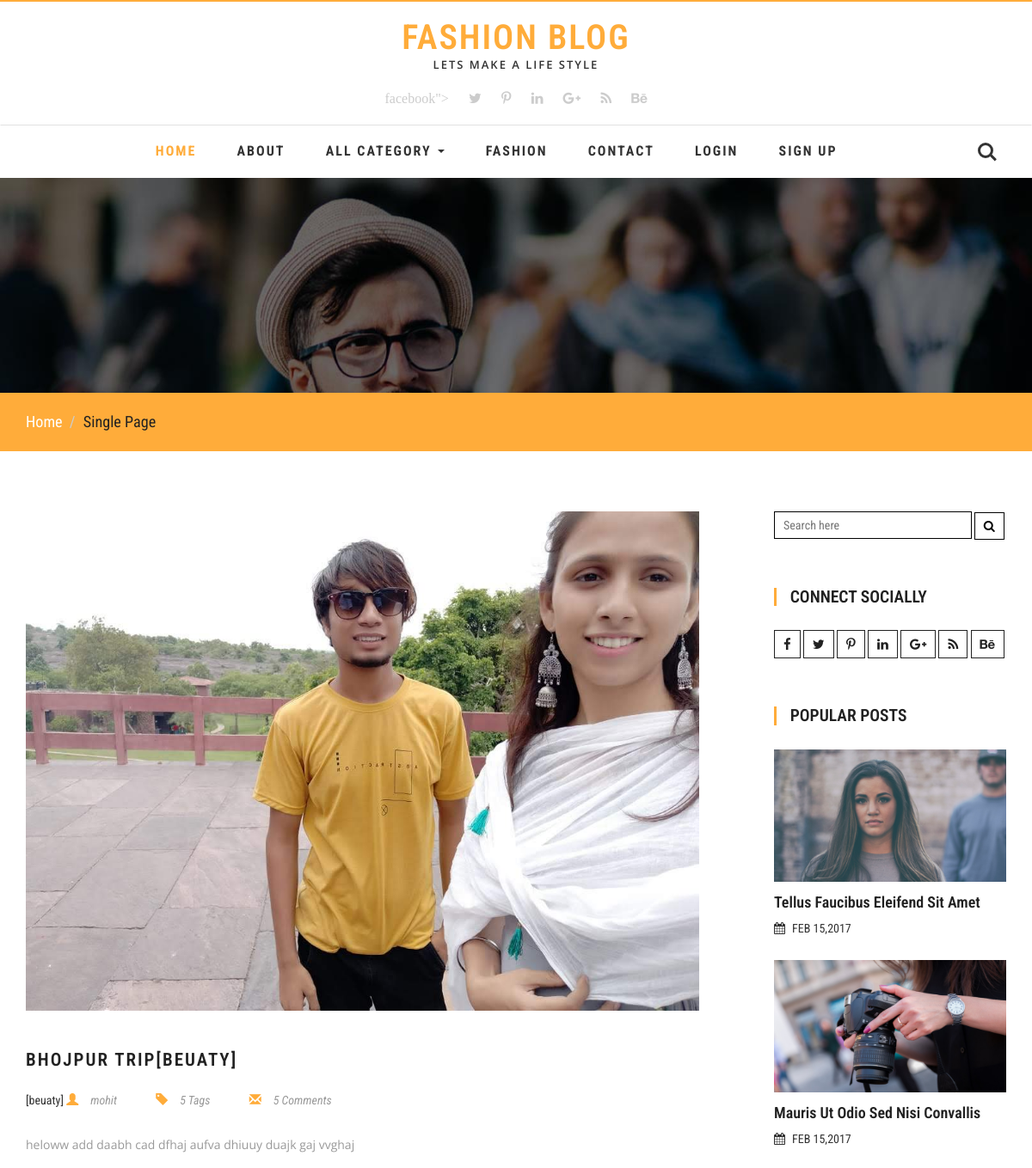
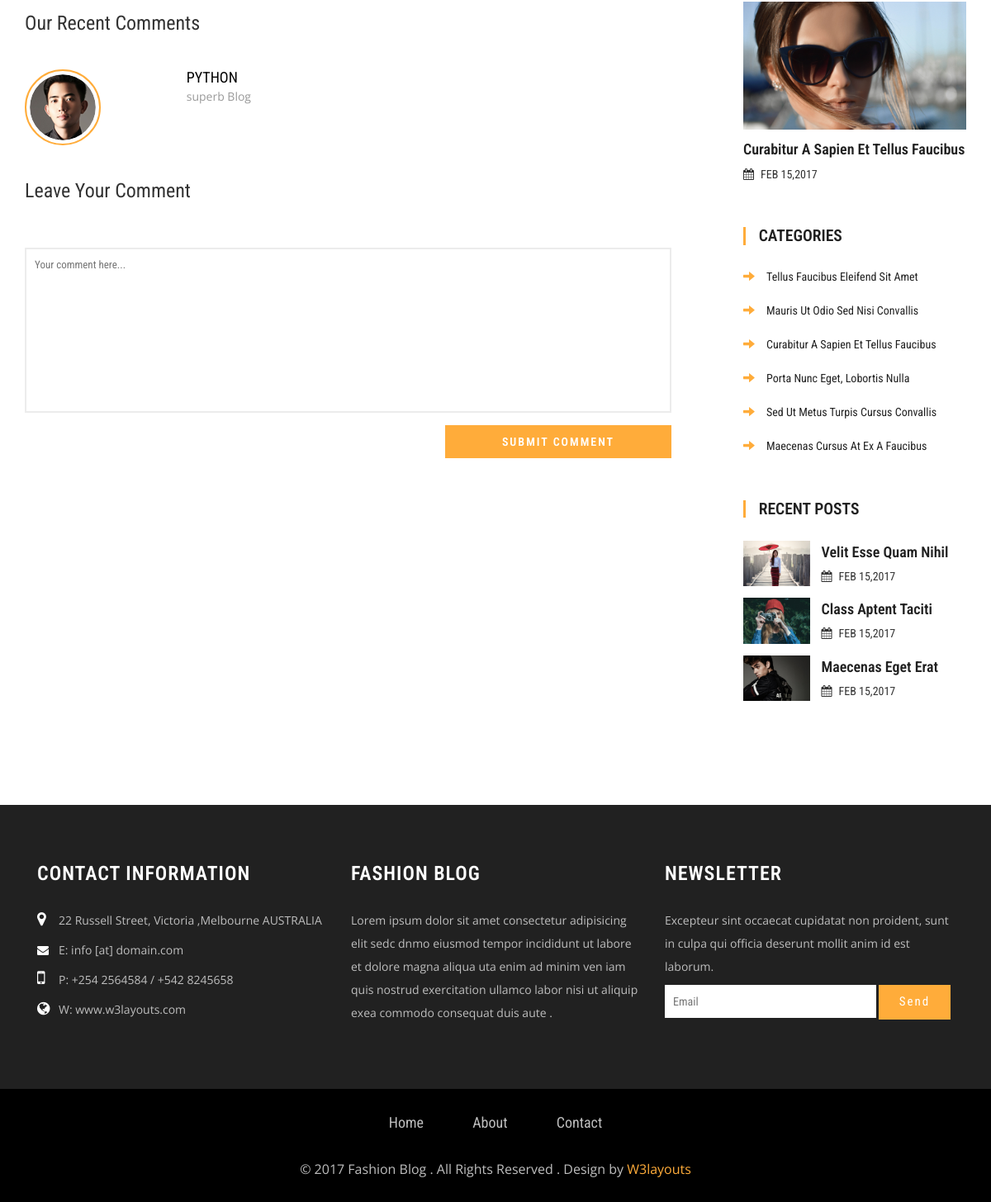
The page /blogdetail/1/ on the database its author committed (2 pictures, top to bottom).
### Blog/models.py (models this page shows, shortened)
class Post(models.Model):
    category=models.ForeignKey(Category,on_delete=models.CASCADE,null=True)
    User=models.ForeignKey(User,on_delete=models.CASCADE,null=True)
    title=models.CharField(max_length=100,null=True)
    subtitle=models.CharField(max_length=50,null=True)
    image=models.FileField(null=True)
    date=models.DateField(null=True)
    discription = models.CharField(max_length=400,null=True)

class Category(models.Model):
    name = models.CharField(max_length=100,null=True)
    def __str__(self):
        return self.name

class Comment(models.Model):
    user = models.ForeignKey(User, on_delete=models.CASCADE, null=True)
    post = models.ForeignKey(Post,on_delete=models.CASCADE, null=True)
    comment = models.TextField(null=True)

### Blog/views.py (the view)
# urls.py: url(r'^blogdetail/(?P<bid>[0-9]+)/$',blogdetail,name='blogdetail'),
def blogdetail(request,bid):
    blog_deatail = Post.objects.get(id = bid)
    d = {'all_cat': all_cat(),'detail':blog_deatail}
    return render(request,'singlepage.html',d)

### Blog/views.py (called while the page is built)
def all_cat():
    all_cat = Category.objects.all()
    return all_cat

### Blog/templates/singlepage.html (shortened to what this page needs)
{% extends 'base.html' %}
{% load static %}
{% block body %}
	<div class="agile-banner">
	</div>
	<div class="breadcrumbs">
		<div class="container">
			<ol class="breadcrumb breadcrumb1 animated wow slideInLeft" data-wow-delay=".5s">
				<li><a href="index.html">Home</a></li>
				<li class="active">Single Page</li>
			</ol>
		</div>
	</div>
	<div class="container">
		<div class="banner-btm-agile">
			<div class="col-md-9 btm-wthree-left">
				<div class="single-left">
				<div class="single-left1">
					<img src="{{ detail.image.url }}" alt=" " class="img-responsive" />
					<h3>{{ detail.title }}[{{detail.category.name}}]</h3>
					<ul>
						[{{detail.category}}]
						<li><span class="glyphicon glyphicon-user" aria-hidden="true"></span><a href="#">{{detail.User.username}}</a></li>
						<li><span class="glyphicon glyphicon-tag" aria-hidden="true"></span><a href="#">5 Tags</a></li>
						<li><span class="glyphicon glyphicon-envelope" aria-hidden="true"></span><a href="#">5 Comments</a></li>
					</ul>
					<p>{{detail.discription}}</p>
				</div>
				<div class="comments">
					<h3>Our Recent Comments</h3>
					<div class="comments-grids">
						{% for i in detail.comment_set.all %}
						<div class="comments-grid">
							<div class="comments-grid-left">
								<img src="{% static 'images/3.png' %}" alt=" " class="img-responsive" />
							</div>
							<div class="comments-grid-right">
								<h4><a href="#">{{i.user.username}}</a></h4>
								<p>{{i.comment}}</p>
							</div>
							{% endfor %}
							<div class="clearfix"> </div>
						</div>
					</div>
				</div>
				<div class="leave-coment-form">
					<h3>Leave Your Comment</h3>
					<form action="{% url 'blogcooment' detail.id %}" method="post">
						<textarea name="Message" placeholder="Your comment here..." required="" ></textarea>
						<div class="w3_single_submit">
							<input type="submit" value="Submit Comment" >
						</div>
					</form>
				</div>
			</div>
			</div>
			<div class="col-md-3 w3agile_blog_left">
				<div class="wthreesearch">
							<form action="#" method="post">
								<input type="search" name="Search" placeholder="Search here" required="">
								<button type="submit" class="btn btn-default search" aria-label="Left Align">
									<i class="fa fa-search" aria-hidden="true"></i>
								</button>
							</form>
				</div>
				<div class="agileinfo_calender">
				<h3>CONNECT SOCIALLY</h3>
				<div class="w3ls-social-icons-1">
					<a class="facebook" href="#"><i class="fa fa-facebook"></i></a>
					<a class="twitter" href="#"><i class="fa fa-twitter"></i></a>
					<a class="pinterest" href="#"><i class="fa fa-pinterest-p"></i></a>
					<a class="linkedin" href="#"><i class="fa fa-linkedin"></i></a>
					<a class="linkedin" href="#"><i class="fa fa-google-plus"></i></a>
					<a class="linkedin" href="#"><i class="fa fa-rss"></i></a>
					<a class="linkedin" href="#"><i class="fa fa-behance"></i></a>
				</div>
				</div>
				<div class="w3ls_popular_posts">
					<h3>Popular Posts</h3>
					<div class="agileits_popular_posts_grid">
						<div class="w3agile_special_deals_grid_left_grid">
							<a href="singlepage.html"><img src="{% static 'images/p1.jpg' %}" class="img-responsive" alt="" /></a>
						</div>
						<h4><a href="singlepage.html">Tellus Faucibus Eleifend Sit Amet</a></h4>
						<h5><i class="fa fa-calendar" aria-hidden="true"></i>FEB 15,2017</h5>
					</div>
					<div class="agileits_popular_posts_grid">
						<div class="w3agile_special_deals_grid_left_grid">
								<a href="singlepage.html"><img src="{% static 'images/p2.jpg' %}" class="img-responsive" alt="" /></a>
							</div>
						<h4><a href="singlepage.html">Mauris Ut Odio Sed Nisi Convallis</a></h4>
						<h5><i class="fa fa-calendar" aria-hidden="true"></i>FEB 15,2017</h5>
					</div>
					<div class="agileits_popular_posts_grid">
						<div class="w3agile_special_deals_grid_left_grid">
								<a href="singlepage.html"><img src="{% static 'images/p3.jpg' %}" class="img-responsive" alt="" /></a>
						</div>
						<h4><a href="singlepage.html">Curabitur A Sapien Et Tellus Faucibus</a></h4>
						<h5><i class="fa fa-calendar" aria-hidden="true"></i>FEB 15,2017</h5>
					</div>
				</div>
				<div class="w3l_categories">
					<h3>Categories</h3>
					<ul>
						<li><a href="singlepage.html"><span class="glyphicon glyphicon-arrow-right" aria-hidden="true"></span>tellus faucibus eleifend sit amet</a></li>
						<li><a href="singlepage.html"><span class="glyphicon glyphicon-arrow-right" aria-hidden="true"></span>Mauris ut odio sed nisi convallis</a></li>
						<li><a href="singlepage.html"><span class="glyphicon glyphicon-arrow-right" aria-hidden="true"></span>Curabitur a sapien et tellus faucibus</a></li>
						<li><a href="singlepage.html"><span class="glyphicon glyphicon-arrow-right" aria-hidden="true"></span>porta nunc eget, lobortis nulla</a></li>
						<li><a href="singlepage.html"><span class="glyphicon glyphicon-arrow-right" aria-hidden="true"></span>Sed ut metus turpis cursus convallis</a></li>
						<li><a href="singlepage.html"><span class="glyphicon glyphicon-arrow-right" aria-hidden="true"></span>Maecenas cursus at ex a faucibus</a></li>
					</ul>
				</div>
			<div class="w3ls_recent_posts">
					<h3>Recent Posts</h3>
					<div class="agileits_recent_posts_grid">
						<div class="agileits_recent_posts_gridl">
							<div class="w3agile_special_deals_grid_left_grid">
									<a href="singlepage.html"><img src="{% static 'images/r1.jpg' %}" class="img-responsive" alt="" /></a>
								</div>
						</div>
						<div class="agileits_recent_posts_gridr">
							<h4><a href="singlepage.html">velit esse quam nihil</a></h4>
							<h5><i class="fa fa-calendar" aria-hidden="true"></i>FEB 15,2017</h5>
						</div>
						<div class="clearfix"> </div>
					</div>
					<div class="agileits_recent_posts_grid">
						<div class="agileits_recent_posts_gridl">
							<div class="w3agile_special_deals_grid_left_grid">
									<a href="singlepage.html"><img src="{% static 'images/r2.jpg' %}" class="img-responsive" alt="" /></a>
								</div>
						</div>
						<div class="agileits_recent_posts_gridr">
							<h4><a href="singlepage.html">Class aptent taciti </a></h4>
							<h5><i class="fa fa-calendar" aria-hidden="true"></i>FEB 15,2017</h5>
						</div>
						<div class="clearfix"> </div>
					</div>
					<div class="agileits_recent_posts_grid">
						<div class="agileits_recent_posts_gridl">
							<div class="w3agile_special_deals_grid_left_grid">
									<a href="singlepage.html"><img src="{% static 'images/r3.jpg' %}" class="img-responsive" alt="" /></a>
								</div>
						</div>
						<div class="agileits_recent_posts_gridr">
							<h4><a href="singlepage.html">Maecenas eget erat </a></h4>
							<h5><i class="fa fa-calendar" aria-hidden="true"></i>FEB 15,2017</h5>
						</div>
						<div class="clearfix"> </div>
					</div>
				</div>
			</div>
			<div class="clearfix"></div>
		</div>
	</div>
{% endblock %}

### Blog/templates/base.html (shortened to what this page needs)
<!DOCTYPE html>
<html lang="en">
<head>
	{% load static %}
<link href="{% static 'css/font-awesome.min.css' %}" rel="stylesheet" type="text/css" media="all" />
<link href="{% static 'css/bootstrap.min.css' %}" rel="stylesheet" type="text/css" media="all" />
<link href="{% static 'css/style.css' %}" rel="stylesheet" type="text/css" media="all" />
<link rel="stylesheet" href="{% static 'css/flexslider.css' %}" type="text/css" media="screen" property="" />
<link href="{% static 'css/skdslider.css' %}" rel="stylesheet">
</head>
<body>
	<header>
		<div class="w3layouts-top-strip">
			<div class="container">
				<div class="logo">
					<h1><a href="index.html">Fashion Blog</a></h1>
					<p>lets make a Life style</p>
				</div>
				<div class="w3ls-social-icons">
					<a class="facebook" href="#"> <i class="fa fa-pan>
					<span class="icon-bar"></span>
					facebook"></i></a>
					<a class="twitter" href="#"><i class="fa fa-twitter"></i></a>
					<a class="pinterest" href="#"><i class="fa fa-pinterest-p"></i></a>
					<a class="linkedin" href="#"><i class="fa fa-linkedin"></i></a>
					<a class="linkedin" href="#"><i class="fa fa-google-plus"></i></a>
					<a class="linkedin" href="#"><i class="fa fa-rss"></i></a>
					<a class="linkedin" href="#"><i class="fa fa-behance"></i></a>
				</div>
			</div>
		</div>
			<nav class="navbar navbar-default">
			  <div class="container">
				<div class="collapse navbar-collapse" id="bs-example-navbar-collapse-1">
				  <ul class="nav navbar-nav">
					<li><a class="active" href="{% url 'home' %}">Home</a></li>
					<li><a href="{% url 'about' %}">About</a></li>
					<li class="dropdown">
					  <a href="#" class="dropdown-toggle" data-toggle="dropdown" role="button" aria-haspopup="true" aria-expanded="false">All Category <span class="caret"></span></a>
					</li>
					  <li><a href="{% url 'fashion' %}">Fashion</a></li>
					<li><a href="{% url 'contact' %}">Contact</a></li>
					<li><a href="{% url 'Login' %}">Login</a></li>
					  {% if not request.user.is_authenticated %}
					<li><a href="{% url 'singup' %}">Sign Up</a></li>
                      {% else %}
                        <li><a href="{% url 'logout' %}">Logout</a></li>
                      <li><a href="{% url 'addpost' %}"> add post</a></li>
                      {% endif %}
				  </ul>
				</div>
				<div class="w3_agile_login">
							<div class="cd-main-header">
								<a class="cd-search-trigger" href="#cd-search"> <span></span></a>
							</div>
						</div>
						<div class="clearfix"> </div>
			  </div>
			</nav>
	</header>
 {% block body %}
 {% endblock %}
	<div class="footer-agile-info">
		<div class="container">
			<div class="col-md-4 w3layouts-footer">
				<h3>Contact Information</h3>
					<p><span><i class="fa fa-map-marker" aria-hidden="true"></i></span>22 Russell Street, Victoria ,Melbourne AUSTRALIA </p>
					<p><span><i class="fa fa-envelope" aria-hidden="true"></i></span><a href="#">E: info [at] domain.com</a> </p>
					<p><span><i class="fa fa-mobile" aria-hidden="true"></i></span>P: +254 2564584 / +542 8245658 </p>
					<p><span><i class="fa fa-globe" aria-hidden="true"></i></span><a href="#">W: www.w3layouts.com</a></p>
			</div>
			<div class="col-md-4 wthree-footer">
				<h2>Fashion Blog</h2>
				<p>Lorem ipsum dolor sit amet consectetur adipisicing elit sedc dnmo eiusmod tempor incididunt ut labore et dolore magna aliqua uta enim ad minim ven iam quis nostrud exercitation ullamco labor nisi ut aliquip exea commodo consequat duis aute .</p>
			</div>
			<div class="col-md-4 w3-agile">
				<h3>Newsletter</h3>
				<p>Excepteur sint occaecat cupidatat non proident, sunt in culpa qui officia deserunt mollit anim id est laborum.</p>
				<form action="#" method="post">
					<input type="email" name="Email" placeholder="Email" required="">
					<input type="submit" value="Send">
				</form>
			</div>
		</div>
	</div>
	<div class="copyright">
		<div class="container">
			<div class="w3agile-list">
				<ul>
					<li><a href="index.html">Home</a></li>
					<li><a href="about.html">About</a></li>
					<li><a href="contact.html">Contact</a></li>
				</ul>
			</div>
			<div class="agileinfo">
				<p>© 2017 Fashion Blog . All Rights Reserved . Design by <a href="http://w3layouts.com/">W3layouts</a></p>
			</div>
		</div>
	</div>
</body>
</html>

### rows shown on the page
Post: image (picture), title "BHOJPUR TRIP", category.name "BEUATY", category "beuaty", User.username "mohit", discription "heloww add daabh cad dfhaj aufva dhiuuy duajk gaj vvghaj"
Comment: user.username "PYTHON", comment "superb Blog"
